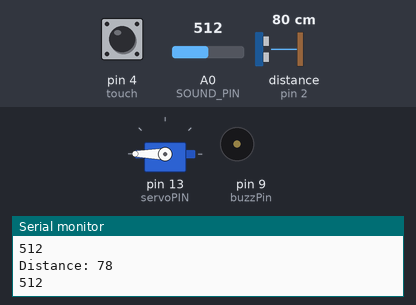
Bench run of a sketch on a simulated Arduino Uno, built with avr-gcc and run on an emulated ATmega328P. Shown: servo, buzzer (waves = sounding), the last lines printed to the serial monitor. Wiring (inferred from the names in the program): ultrasonic range finder: trigger pin 3; echo pin 2. Inputs (shaded band) come from the test bench; at power-on: distance to the obstacle (sensor on pin 2) 80 cm, A0 (SOUND_PIN) = 512, pin 4 (touch) LOW. The echo pulse lasts 58.3 µs per cm; the audio player accepts every command and is not drawn.

Above: at 11.5 s.
11.6 s: distance to the obstacle (sensor on pin 2) set to 93 cm
13.7 s: distance to the obstacle (sensor on pin 2) set to 99 cm
15.8 s: A0 (SOUND_PIN) set to 133
19.2 s: A0 (SOUND_PIN) set to 111
At 19.9 s:
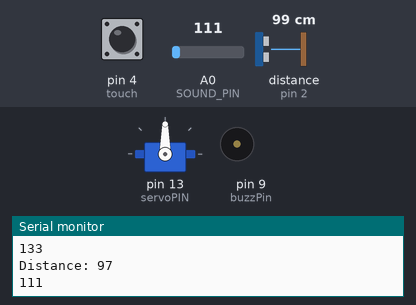
21.3 s: pin 4 (touch) pulled HIGH for 1.8 s
At 23.6 s:
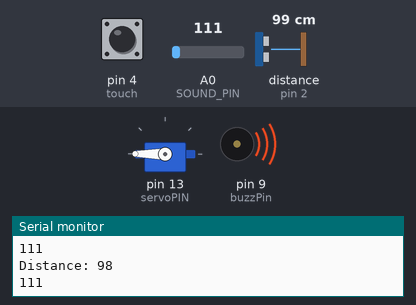
At 28.6 s:
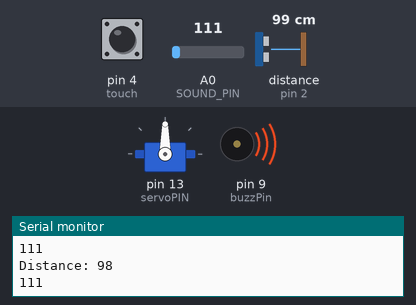
Timing chart, 0 to 31.7 s (numbered marks = the images above; inputs shaded):
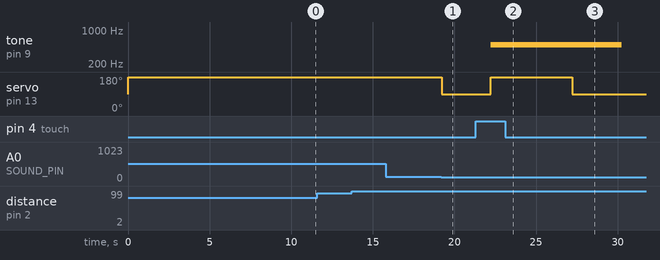

Measured:
- the behaviour switches between 120 and 119 on A0 (SOUND_PIN) (found by bisection; images 0 and 1)
- after the input at 19.2 s, servo on pin 13 (servoPIN): 180° → 90° at once
- after the input at 21.3 s, tone on pin 9 (buzzPin): silent → 500 Hz after 0.93 s, → silent 8.0 s later; servo on pin 13 (servoPIN): 90° → 180° after 0.93 s, → 90° 5.0 s later

The sketch:

final_all.ino
```cpp
#include "SoftwareSerial.h"
#include "DFPlayer_Mini_Mp3.h"
#include <Servo.h>
SoftwareSerial mySerial(10, 11);
//speaker
const int trigPin = 3;
const int echoPin = 2;
long duration;
int distance;
bool firstRun = true;
bool buzzerRun = true;
//servo
const int SOUND_PIN = A0;
const int servoPIN = 13;
int buzzPin = 9;    //蜂鸣器
int touch = 4;    //触摸
Servo myservo;//命名
int pos;//角度命名

void setup() {
  // put your setup code here, to run once:
  //speaker
  pinMode(trigPin, OUTPUT); // Sets the trigPin as an Output
  pinMode(echoPin, INPUT);

  Serial.begin(9600);
  mySerial.begin(9600);
  mp3_set_serial(mySerial);
  mp3_set_volume(25);
  while (!Serial) {
    ;
  }
  //servo
  myservo.attach(servoPIN);
  pinMode(touch, INPUT);
  pinMode(buzzPin, OUTPUT);

  Serial.begin(9600);
}
void loop() {
  digitalWrite(trigPin, LOW);
  delayMicroseconds(2);
  // Sets the trigPin on HIGH state for 10 micro seconds
  digitalWrite(trigPin, HIGH);
  delayMicroseconds(10);
  digitalWrite(trigPin, LOW);
  // Reads the echoPin, returns the sound wave travel time in microseconds
  duration = pulseIn(echoPin, HIGH);
  // Calculating the distance
  distance = duration * 0.034 / 2;
  // Prints the distance on the Serial Monitor
  Serial.print("Distance: ");
  Serial.println(distance);

  if (firstRun == true && distance <= 50) {
    mp3_play(1);
    firstRun = false;
    delay(17000);
  }

  int value = analogRead(SOUND_PIN);
  Serial.println(value);

  long frequency = 500; //频率, 单位Hz

  if (digitalRead(4) && value >= 80) {
    myservo.write(180);//触摸+声音大，转向怒+蜂鸣器叫
    tone(buzzPin, frequency );//buzzer screaming
    delay(5000);
  }
  else {noTone(buzzPin);//停止发声
  }
  //pos = map(value, 0, 1023, 0, 180);
  //myservo.write(pos);

  if (value >= 150) {
    mp3_play(4);
    myservo.write(180);//大声说话转向愤怒，愤怒音效
    delay(3000);
  }
  if (value >= 40 && value < 120) {
    mp3_play(3);//低声说话转向笑，播放笑声
    myservo.write(90);
    delay(3000);
  }
  if (digitalRead(4) && value < 40 && myservo.read() != 0) {
    mp3_play(2);//触摸转向忧郁，播放哭
    myservo.write(0);
    delay(7000);
  }
}
```
